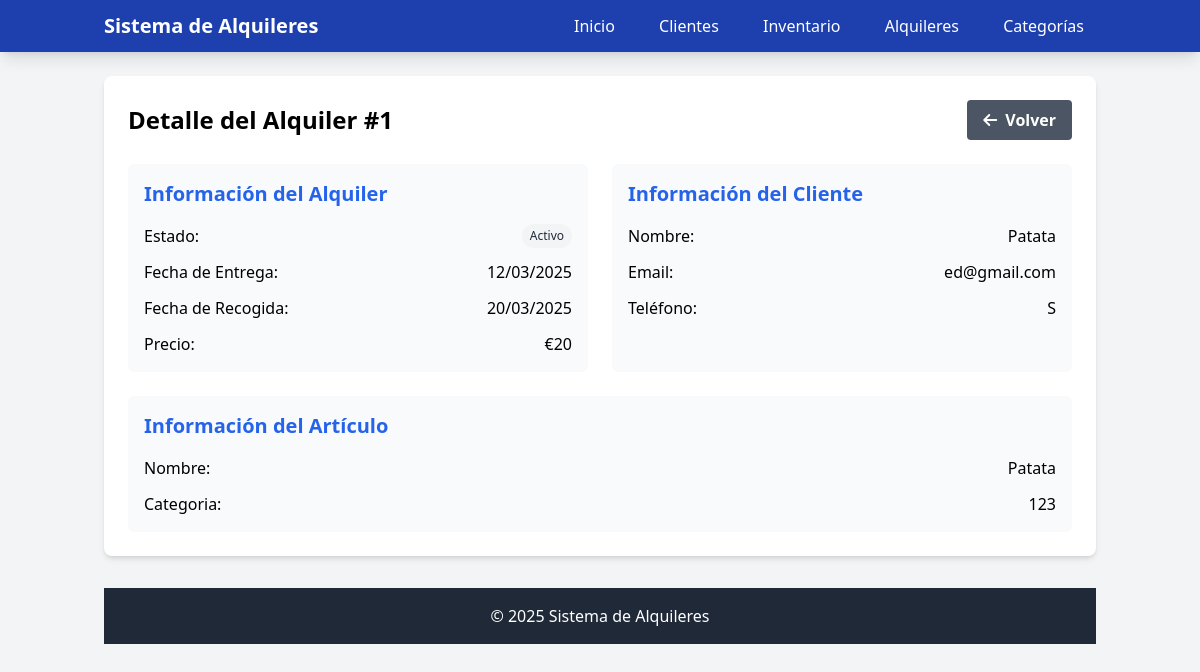
Screenshot of /alquileres/1 with the database file from the repository.
### app.py (models this page shows, shortened)
class Alquiler(db.Model):
    id = db.Column(db.Integer, primary_key=True)
    inventario_id = db.Column(db.Integer, db.ForeignKey('inventario.id'), nullable=False)
    inventario = db.relationship('Inventario', backref=db.backref('alquileres', lazy=True))
    cliente_id = db.Column(db.Integer, db.ForeignKey('cliente.id'), nullable=False)
    cliente = db.relationship('Cliente', backref=db.backref('alquileres', lazy=True))
    fecha_entrega = db.Column(db.Date, nullable=False)
    fecha_recojida = db.Column(db.Date, nullable=False)
    estado = db.Column(db.String(100), nullable=False)  # Corregido: Era "Estado" (inconsistente)
    precio = db.Column(db.Integer, nullable=False)

class Cliente(db.Model):
    id = db.Column(db.Integer, primary_key=True)
    nombre = db.Column(db.String(100), nullable=False)
    email = db.Column(db.String(200), nullable=False)
    dni = db.Column(db.String(100), nullable=False)
    telefono = db.Column(db.String(100), nullable=False)
    id_cliente = db.Column(db.Integer, db.ForeignKey('cliente.id'), nullable=True)  # Si es jerárquico
    nombre_cliente = db.relationship('Cliente', remote_side=[id], backref=db.backref('subclientes', lazy=True))
    prioridad = db.Column(db.String(100), nullable=False)

class Inventario(db.Model):
    id = db.Column(db.Integer, primary_key=True)
    nombre = db.Column(db.String(100), nullable=True)
    cliente_id = db.Column(db.Integer, db.ForeignKey('cliente.id'), nullable=True)
    cliente = db.relationship('Cliente', backref=db.backref('inventarios', lazy=True))
    estado = db.Column(db.String(100), nullable=False)
    categoria_id = db.Column(db.Integer, db.ForeignKey('categoria.id', ondelete='CASCADE'), nullable=False)  # <- Asegurar la clave foránea
    categoria = db.relationship('Categoria', backref=db.backref('inventarios', lazy=True))  # <- Definir la relación correctamente
    precio = db.Column(db.Integer, nullable=False)
    numero_serie_f = db.Column(db.String(100), nullable=False)  # Numero de serie del fabricante
    numero_serie_i = db.Column(db.String(100), nullable=False)  # Numero de serie interno
    observaciones = db.Column(db.String(255), nullable=True)  # Observaciones opcionales

class Categoria(db.Model):
    id = db.Column(db.Integer, primary_key=True, autoincrement=True)
    nombre = db.Column(db.String(100), nullable=False)
    descripcion = db.Column(db.String(255), nullable=True)

### app.py (the view)
@app.route('/alquileres/<int:id>')
def ver_alquiler(id):
    alquiler = Alquiler.query.get_or_404(id)
    return render_template('detalles_alquiler.html', alquiler=alquiler)

### app.py (called while the page is built)
@app.template_filter('date_format')
def date_format(value):
    if value:
        return value.strftime('%d/%m/%Y')
    return ''

@app.context_processor
def utility_processor():
        def productos_por_categoria(categoria_id):
            return Inventario.query.filter_by(categoria_id=categoria_id).count()
        return dict(productos_por_categoria=productos_por_categoria)

### templates/detalles_alquiler.html (shortened to what this page needs)
<html lang="es">
<head>
    <script src="https://cdn.tailwindcss.com"></script>
    <link rel="stylesheet" href="https://cdnjs.cloudflare.com/ajax/libs/font-awesome/6.0.0-beta3/css/all.min.css">
</head>
<body class="bg-gray-100 min-h-screen">
    <nav class="bg-blue-800 text-white shadow-lg">
        <div class="container mx-auto px-4 py-3">
            <div class="flex justify-between items-center">
                <a href="{{ url_for('inicio') }}" class="text-xl font-bold">Sistema de Alquileres</a>
                <div class="space-x-4">
                    <a href="{{ url_for('inicio') }}" class="py-2 px-3 rounded hover:bg-blue-700 transition" id="nav-dashboard">Inicio</a>
                    <a href="{{ url_for('ver_clientes') }}" class="py-2 px-3 rounded hover:bg-blue-700 transition" id="nav-clientes">Clientes</a>
                    <a href="{{ url_for('ver_inventario') }}" class="py-2 px-3 rounded hover:bg-blue-700 transition" id="nav-inventario">Inventario</a>
                    <a href="{{ url_for('ver_alquileres') }}" class="py-2 px-3 rounded hover:bg-blue-700 transition" id="nav-alquileres">Alquileres</a>
                    <a href="{{ url_for('ver_categorias') }}" class="py-2 px-3 rounded hover:bg-blue-700 transition" id="nav-categorias">Categorías</a>
                </div>
            </div>
        </div>
    </nav>
    <main class="container mx-auto px-4 py-6">
<div class="bg-white rounded-lg shadow-md p-6">
    <div class="flex justify-between items-center mb-6">
        <h1 class="text-2xl font-bold">Detalle del Alquiler #{{ alquiler.id }}</h1>
        <a href="{{ url_for('ver_alquileres') }}" class="bg-gray-600 hover:bg-gray-700 text-white font-bold py-2 px-4 rounded">
            <i class="fas fa-arrow-left mr-1"></i> Volver
        </a>
    </div>
    <div class="grid grid-cols-1 md:grid-cols-2 gap-6">
        <div class="bg-gray-50 p-4 rounded-md">
            <h2 class="text-xl font-semibold mb-4 text-blue-600">Información del Alquiler</h2>
            <div class="space-y-3">
                <div class="flex justify-between">
                    <span class="font-medium">Estado:</span>
                    <span class="px-2 py-1 rounded-full text-xs font-medium
                        {% if alquiler.estado == 'Pendiente' %}bg-yellow-100 text-yellow-800
                        {% elif alquiler.estado == 'Entregado' %}bg-green-100 text-green-800
                        {% elif alquiler.estado == 'Devuelto' %}bg-blue-100 text-blue-800
                        {% elif alquiler.estado == 'Cancelado' %}bg-red-100 text-red-800
                        {% else %}bg-gray-100 text-gray-800{% endif %}">
                        {{ alquiler.estado }}
                    </span>
                </div>
                <div class="flex justify-between">
                    <span class="font-medium">Fecha de Entrega:</span>
                    <span>{{ alquiler.fecha_entrega|date_format }}</span>
                </div>
                <div class="flex justify-between">
                    <span class="font-medium">Fecha de Recogida:</span>
                    <span>{{ alquiler.fecha_recojida|date_format }}</span>
                </div>
                <div class="flex justify-between">
                    <span class="font-medium">Precio:</span>
                    <span>€{{ alquiler.precio }}</span>
                </div>
            </div>
        </div>
        <div class="bg-gray-50 p-4 rounded-md">
            <h2 class="text-xl font-semibold mb-4 text-blue-600">Información del Cliente</h2>
            <div class="space-y-3">
                <div class="flex justify-between">
                    <span class="font-medium">Nombre:</span>
                    <span>{{ alquiler.cliente.nombre }}</span>
                </div>
                <div class="flex justify-between">
                    <span class="font-medium">Email:</span>
                    <span>{{ alquiler.cliente.email }}</span>
                </div>
                <div class="flex justify-between">
                    <span class="font-medium">Teléfono:</span>
                    <span>{{ alquiler.cliente.telefono }}</span>
                </div>
            </div>
        </div>
        <div class="bg-gray-50 p-4 rounded-md md:col-span-2">
            <h2 class="text-xl font-semibold mb-4 text-blue-600">Información del Artículo</h2>
            <div class="space-y-3">
                <div class="flex justify-between">
                    <span class="font-medium">Nombre:</span>
                    <span>{{ alquiler.inventario.nombre }}</span>
                </div>
                <div class="flex justify-between">
                    <span class="font-medium">Categoria:</span>
                    <span>{{ alquiler.inventario.categoria.nombre }}</span>
                </div>
            </div>
        </div>
    </div>
</div>
{% include 'footer.html' %}
</body>
</html>

### rows the page displays
Alquiler: id "1", estado "Activo", fecha_entrega "12/03/2025", fecha_recojida "20/03/2025", precio "20"
Cliente: cliente.nombre "Patata", cliente.email "ed@gmail.com", cliente.telefono "S"
Inventario: inventario.nombre "Patata"
Categoria: inventario.categoria.nombre "123"
